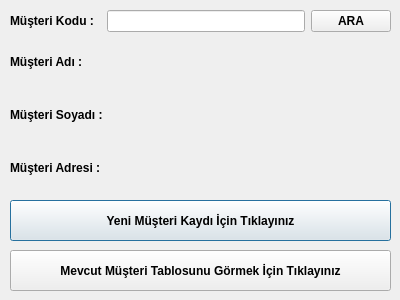
<?xml version="1.0" encoding="UTF-8"?>
<ui version="4.0">
 <class>musteribilgileri</class>
 <widget class="QDialog" name="musteribilgileri">
  <property name="geometry">
   <rect>
    <x>0</x>
    <y>0</y>
    <width>400</width>
    <height>300</height>
   </rect>
  </property>
  <property name="minimumSize">
   <size>
    <width>400</width>
    <height>300</height>
   </size>
  </property>
  <property name="maximumSize">
   <size>
    <width>400</width>
    <height>300</height>
   </size>
  </property>
  <property name="windowTitle">
   <string>Müşteri Bilgileri</string>
  </property>
  <property name="windowIcon">
   <iconset resource="../images.qrc">
    <normaloff>:/icons/win_icon.png</normaloff>:/icons/win_icon.png</iconset>
  </property>
  <widget class="QPushButton" name="pushButton">
   <property name="geometry">
    <rect>
     <x>10</x>
     <y>200</y>
     <width>381</width>
     <height>41</height>
    </rect>
   </property>
   <property name="font">
    <font>
     <weight>75</weight>
     <bold>true</bold>
    </font>
   </property>
   <property name="text">
    <string>Yeni Müşteri Kaydı İçin Tıklayınız</string>
   </property>
   <property name="icon">
    <iconset resource="../images.qrc">
     <normaloff>:/icons/kayit_icon.png</normaloff>:/icons/kayit_icon.png</iconset>
   </property>
   <property name="iconSize">
    <size>
     <width>25</width>
     <height>25</height>
    </size>
   </property>
  </widget>
  <widget class="QPushButton" name="pushButton_2">
   <property name="geometry">
    <rect>
     <x>10</x>
     <y>250</y>
     <width>381</width>
     <height>41</height>
    </rect>
   </property>
   <property name="font">
    <font>
     <weight>75</weight>
     <bold>true</bold>
    </font>
   </property>
   <property name="text">
    <string>Mevcut Müşteri Tablosunu Görmek İçin Tıklayınız</string>
   </property>
   <property name="icon">
    <iconset resource="../images.qrc">
     <normaloff>:/icons/table_icon.png</normaloff>:/icons/table_icon.png</iconset>
   </property>
   <property name="iconSize">
    <size>
     <width>25</width>
     <height>25</height>
    </size>
   </property>
  </widget>
  <widget class="QWidget" name="layoutWidget">
   <property name="geometry">
    <rect>
     <x>10</x>
     <y>10</y>
     <width>381</width>
     <height>181</height>
    </rect>
   </property>
   <property name="font">
    <font>
     <weight>75</weight>
     <bold>true</bold>
    </font>
   </property>
   <layout class="QVBoxLayout" name="verticalLayout">
    <item>
     <layout class="QHBoxLayout" name="horizontalLayout">
      <item>
       <widget class="QLabel" name="label">
        <property name="font">
         <font>
          <weight>75</weight>
          <bold>true</bold>
         </font>
        </property>
        <property name="text">
         <string>Müşteri Kodu :  </string>
        </property>
       </widget>
      </item>
      <item>
       <widget class="QLineEdit" name="lineEdit">
        <property name="font">
         <font>
          <weight>75</weight>
          <bold>true</bold>
         </font>
        </property>
       </widget>
      </item>
      <item>
       <widget class="QPushButton" name="pushButton_3">
        <property name="text">
         <string>ARA</string>
        </property>
        <property name="icon">
         <iconset resource="../images.qrc">
          <normaloff>:/icons/search_icon.png</normaloff>:/icons/search_icon.png</iconset>
        </property>
       </widget>
      </item>
     </layout>
    </item>
    <item>
     <layout class="QHBoxLayout" name="horizontalLayout_2">
      <item>
       <widget class="QLabel" name="label_2">
        <property name="font">
         <font>
          <weight>75</weight>
          <bold>true</bold>
         </font>
        </property>
        <property name="text">
         <string>Müşteri Adı :</string>
        </property>
       </widget>
      </item>
      <item>
       <widget class="QLabel" name="MusteriAdi">
        <property name="font">
         <font>
          <weight>75</weight>
          <bold>true</bold>
         </font>
        </property>
        <property name="text">
         <string/>
        </property>
       </widget>
      </item>
     </layout>
    </item>
    <item>
     <layout class="QHBoxLayout" name="horizontalLayout_3">
      <item>
       <widget class="QLabel" name="label_3">
        <property name="font">
         <font>
          <weight>75</weight>
          <bold>true</bold>
         </font>
        </property>
        <property name="text">
         <string>Müşteri Soyadı :</string>
        </property>
       </widget>
      </item>
      <item>
       <widget class="QLabel" name="MusteriSoyadi">
        <property name="font">
         <font>
          <weight>75</weight>
          <bold>true</bold>
         </font>
        </property>
        <property name="text">
         <string/>
        </property>
       </widget>
      </item>
     </layout>
    </item>
    <item>
     <layout class="QHBoxLayout" name="horizontalLayout_4">
      <item>
       <widget class="QLabel" name="label_4">
        <property name="font">
         <font>
          <weight>75</weight>
          <bold>true</bold>
         </font>
        </property>
        <property name="text">
         <string>Müşteri Adresi :</string>
        </property>
       </widget>
      </item>
      <item>
       <widget class="QLabel" name="MusteriAdresi">
        <property name="font">
         <font>
          <weight>75</weight>
          <bold>true</bold>
         </font>
        </property>
        <property name="text">
         <string/>
        </property>
       </widget>
      </item>
     </layout>
    </item>
   </layout>
  </widget>
 </widget>
 <resources>
  <include location="../images.qrc"/>
 </resources>
 <connections/>
</ui>
